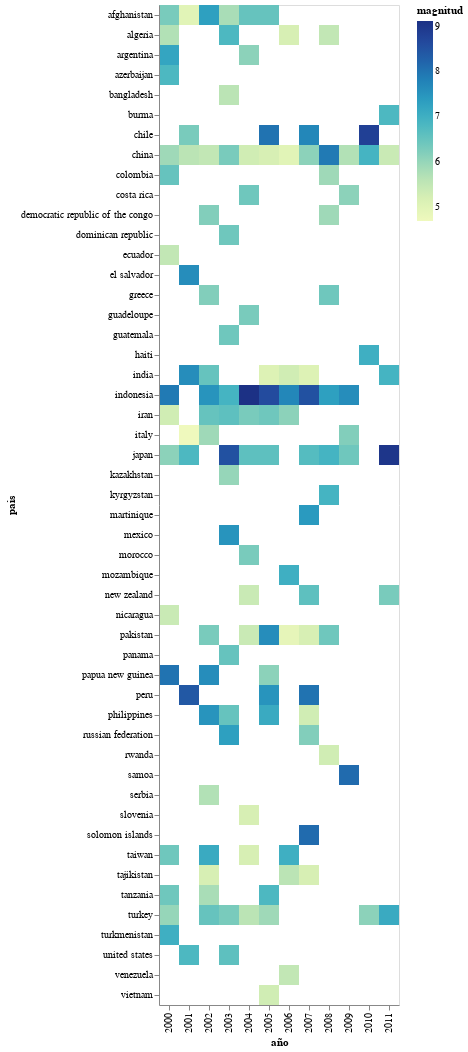

Notebook cell for this chart:
### Markdown cell above
Sin embargo, esto se vería mucho mejor con una visualización, que es lo que veremos en el próximo módulo.

### Code cell
import altair as alt
alt.themes.enable('opaque')

alt.Chart(
    eqk.groupby(["pais", "año"])["magnitud"].max().reset_index()
).mark_rect().encode(
    x='año:O',
    y='pais:N',
    color='magnitud:Q'
)

### Figure 1 — Vega-Lite specification as saved in the notebook (floating-point values rounded to 4 significant figures; data arrays with more than 128 entries replaced by an {"elided": "..."} marker saying what was removed)
{"config": {"background": "white", "view": {"continuousWidth": 400, "continuousHeight": 300}}, "data": {"name": "data-e9d3ad42f6b649effd06db8d98d6544c"}, "mark": "rect", "encoding": {"color": {"type": "quantitative", "field": "magnitud"}, "x": {"type": "ordinal", "field": "año"}, "y": {"type": "nominal", "field": "pais"}}, "$schema": "https://vega.github.io/schema/vega-lite/v4.8.1.json", "datasets": {"data-e9d3ad42f6b649effd06db8d98d6544c": {"elided": "134 records"}}}
